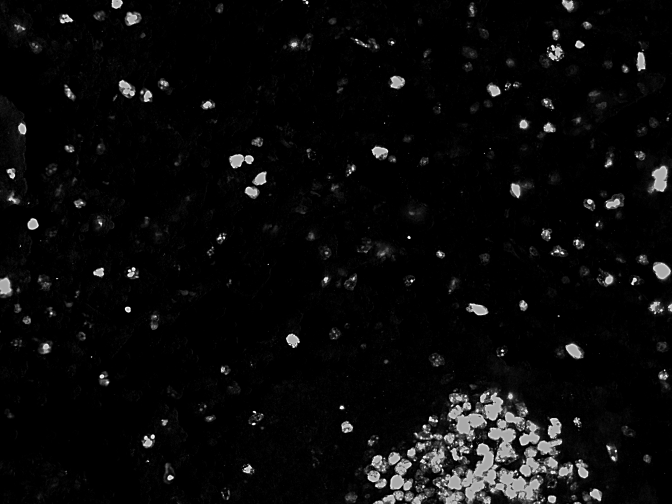
#> input picture full_pipeline/pipeline/analysis/expert_annotation/R001_X003_Y004/channels/CH_11.tif, 1344 x 1008 px (shown at 1/2 size); its folder holds only this picture in this run
$ python -i run_evaluation.py   (imports and definitions only)
#> lines starting #> are read from the running program, lines starting #| are printed output that depends on the picture; after the words box and inside, x2 and y2 are one past the last pixel; in counts of white or black regions, pixels touching at a corner belong together
#> further down, picture is the input picture: shape (1008, 1344); min 0, max 255, mean 10.4
import pickle
import numpy as np
from PIL import Image
from scipy.sparse import csr_matrix
from scipy.stats import variation
from skimage.filters import threshold_mean
from skimage.morphology import area_closing, closing, disk
from skimage.segmentation import morphological_geodesic_active_contour as MorphGAC
from sklearn.cluster import KMeans
from sklearn.decomposition import PCA
from sklearn.metrics import silhouette_score
from sklearn.preprocessing import StandardScaler
from skimage.io import imread
import bz2
from os.path import join
import glob
import os
import json
from skimage.segmentation import find_boundaries


"""
Package functions that evaluate a single segmentation method
Author: Haoran Chen
"""

# [36 lines left out: functions get_matched_fraction, get_image_channels, thresholding, fraction, not called in this run]


def foreground_separation(img_thre):
	contour_ref = img_thre.copy()
	img_thre = closing(img_thre, disk(1))

	img_thre = -img_thre + 1
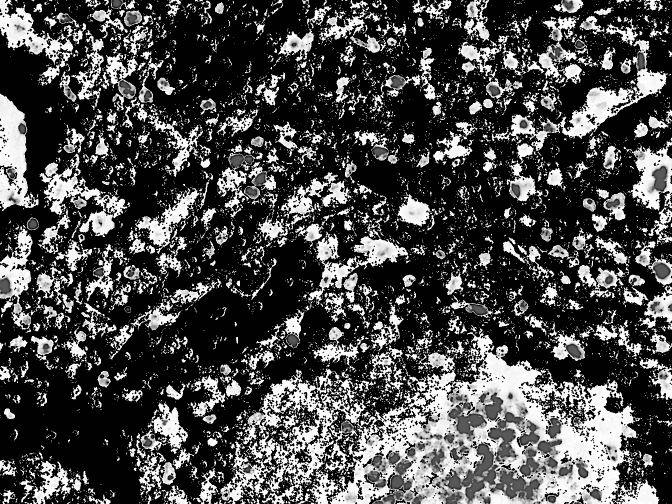
#> img_thre: shape (1008, 1344) (shown at 1/2 size); min 0, max 255, mean 74.9
	img_thre = closing(img_thre, disk(1))
	img_thre = -img_thre + 1

	img_thre = closing(img_thre, disk(10))
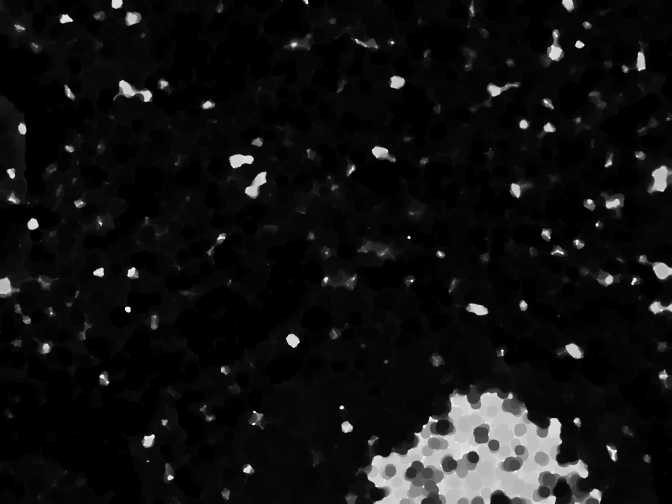
#> img_thre: shape (1008, 1344) (shown at 1/2 size); min 0, max 255, mean 17

	img_thre = -img_thre + 1
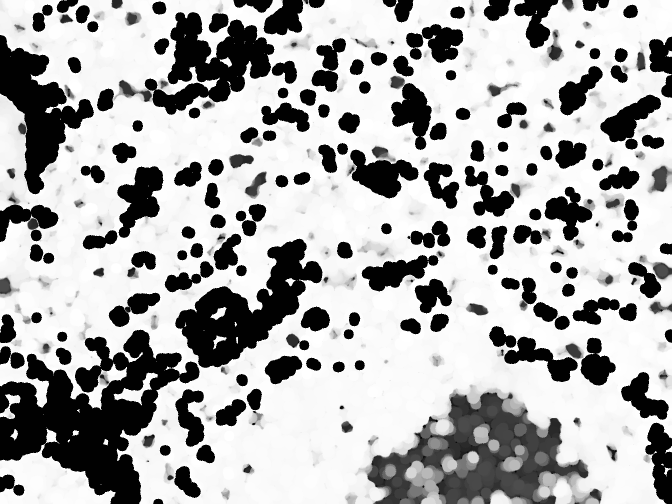
#> img_thre: shape (1008, 1344) (shown at 1/2 size); min 0, max 255, mean 173.2
	img_thre = closing(img_thre, disk(10))
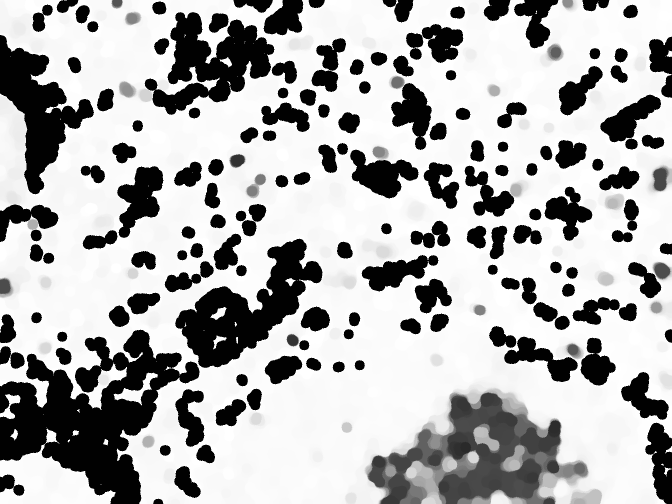
#> img_thre: shape (1008, 1344) (shown at 1/2 size); min 1, max 255, mean 177.1
	img_thre = -img_thre + 1
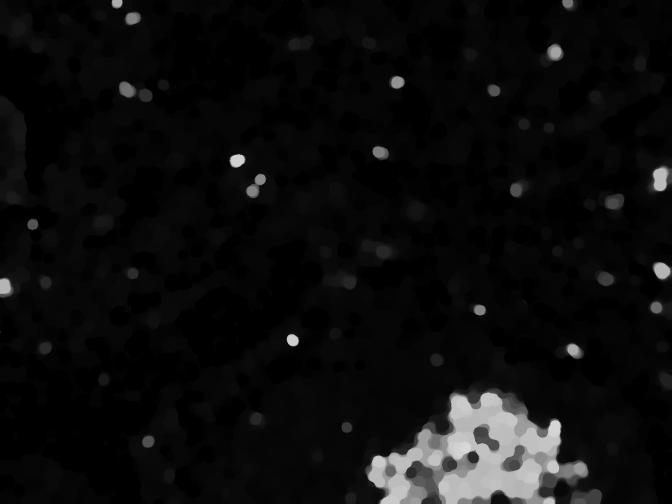
#> img_thre: shape (1008, 1344) (shown at 1/2 size); min 0, max 215, mean 13.1

	img_thre = area_closing(img_thre, 5000, connectivity=2)
	contour_ref = contour_ref.astype(float)
	img_thre = img_thre.astype(float)
	img_binary = MorphGAC(
		-contour_ref + 1, 5, -img_thre + 1, smoothing=1, balloon=0.8, threshold=0.5
	)
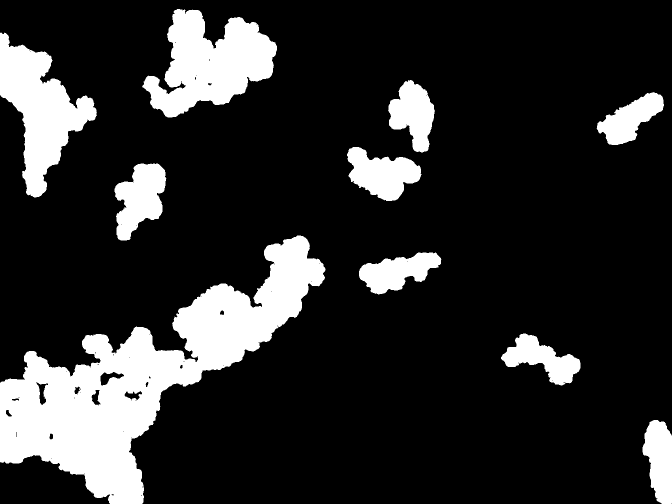
#> img_binary: shape (1008, 1344) int8 (shown at 1/2 size); values 0 (black) and 1 (white), 17.3% white; 11 white regions (1 under 20 px), largest, box (x1, y1, x2, y2) and area: (0, 471, 651, 1008) 115096, (284, 18, 554, 235) 33014, (0, 65, 194, 395) 28412
	img_binary = area_closing(img_binary, 1000, connectivity=2)
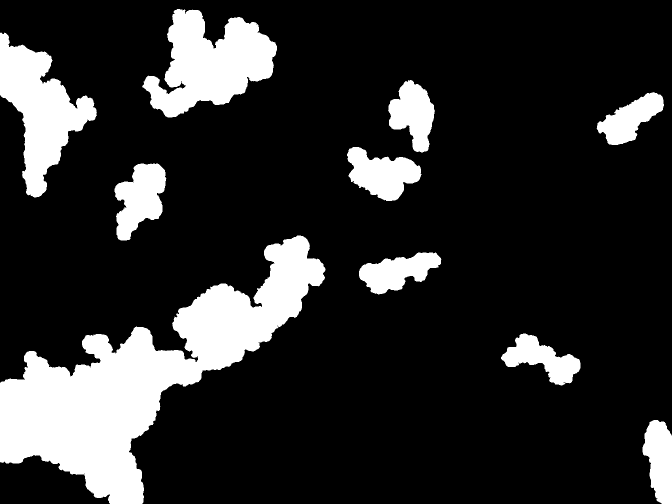
#> img_binary: shape (1008, 1344) int8 (shown at 1/2 size); values 0 (black) and 1 (white), 17.5% white; 11 white regions (1 under 20 px), largest, box (x1, y1, x2, y2) and area: (0, 471, 651, 1008) 117253, (284, 18, 554, 235) 33054, (0, 65, 194, 395) 28414

	return -img_binary + 1


# [172 lines left out: functions uniformity_CV, uniformity_fraction, foreground_uniformity, background_uniformity, cell_uniformity_CV, cell_uniformity_fraction and 4 more, not called in this run]


def compute_M(data):
	cols = np.arange(data.size)
	return csr_matrix((cols, (data.ravel(), cols)), shape=(data.max() + 1, data.size))


def get_indices_sparse(data):
	M = compute_M(data)
	return [np.unravel_index(row.data, data.shape) for row in M]


# [272 lines left out: functions get_indexed_mask, flatten_dict, get_quality_score, get_indexed_mask, get_boundary, get_matched_cells and 4 more, not called in this run]

>>> import cv2
>>> picture = cv2.imread('../../full_pipeline/pipeline/analysis/expert_annotation/R001_X003_Y004/channels/CH_11.tif', cv2.IMREAD_GRAYSCALE)
>>> result = foreground_separation(picture)

$ run again, on full_pipeline/pipeline/analysis/expert_annotation/R001_X003_Y004/channels/CH_19.tif
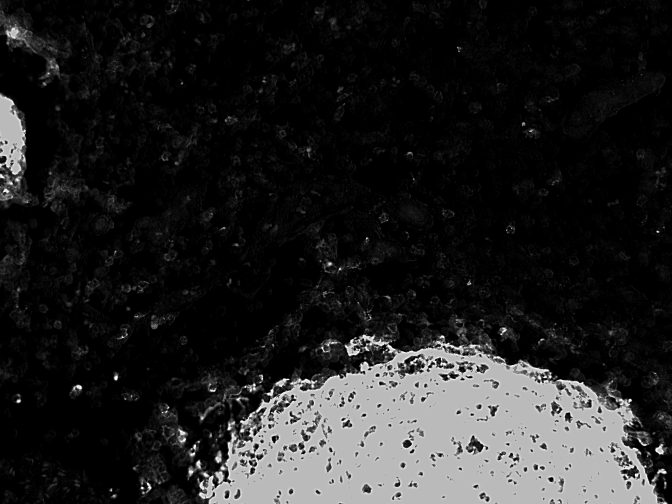
#> input picture full_pipeline/pipeline/analysis/expert_annotation/R001_X003_Y004/channels/CH_19.tif, 1344 x 1008 px (shown at 1/2 size)
#> picture is the input picture: shape (1008, 1344); min 0, max 255, mean 34.3
#> in foreground_separation, `img_binary = MorphGAC( -contour_ref + 1, 5, -img_thre + 1, smoothing=1..`:
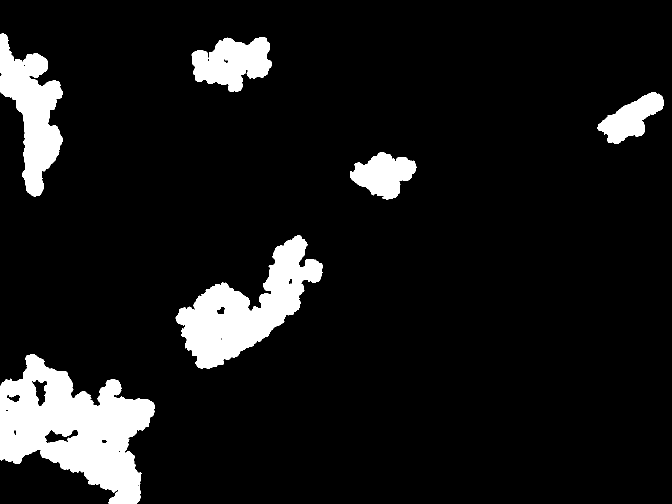
#> img_binary: shape (1008, 1344) int8 (shown at 1/2 size); values 0 (black) and 1 (white), 9.5% white; 6 white regions, box (x1, y1, x2, y2) and area: (0, 709, 310, 1008) 50236, (351, 470, 645, 738) 32041, (0, 67, 126, 393) 20099, (383, 75, 544, 184) 11445, (700, 304, 833, 399) 7618, (1195, 185, 1328, 288) 6734
#> in foreground_separation, `return -img_binary + 1`:
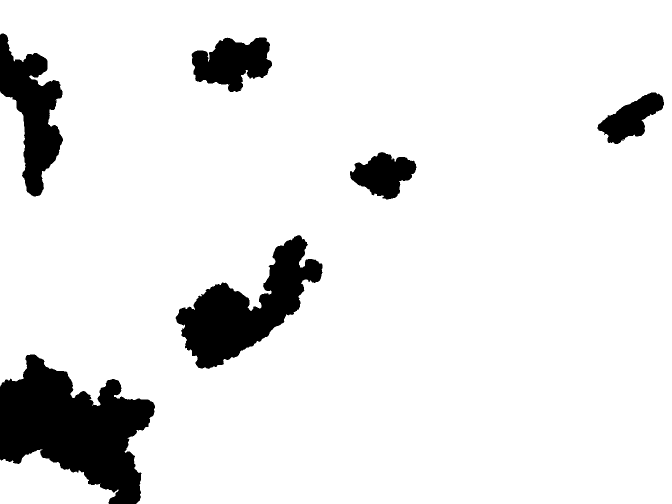
#> returned value: shape (1008, 1344) int8 (shown at 1/2 size); values 0 (black) and 1 (white), 90.4% white; 6 black regions, box (x1, y1, x2, y2) and area: (0, 709, 310, 1008) 52381, (351, 470, 645, 738) 32306, (0, 67, 126, 393) 20133, (383, 75, 544, 184) 11493, (700, 304, 833, 399) 7620, (1195, 185, 1328, 288) 6734

$ run again, on full_pipeline/pipeline/analysis/expert_annotation/R001_X003_Y004/channels/CH_20.tif
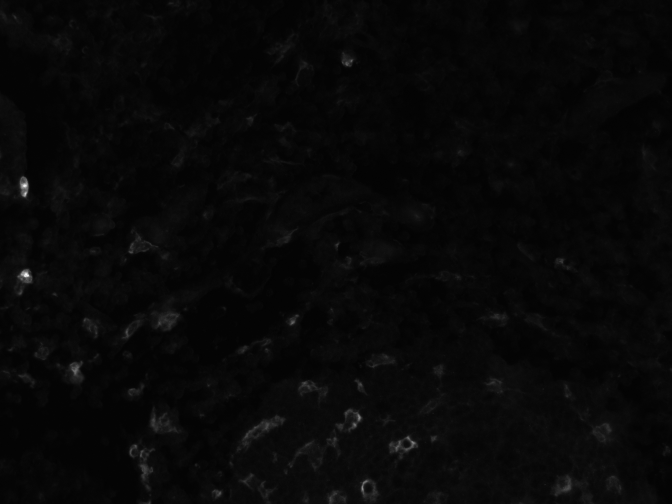
#> input picture full_pipeline/pipeline/analysis/expert_annotation/R001_X003_Y004/channels/CH_20.tif, 1344 x 1008 px (shown at 1/2 size)
#> picture is the input picture: shape (1008, 1344); min 2, max 255, mean 7.9
#> in foreground_separation, `img_thre = -img_thre + 1`:
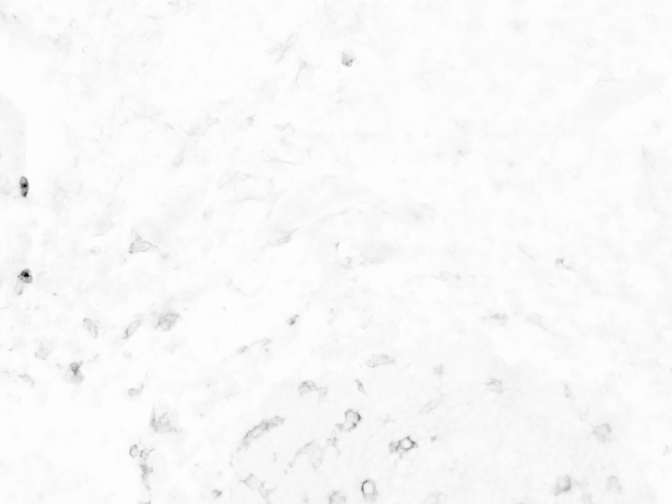
#> img_thre: shape (1008, 1344) (shown at 1/2 size); min 2, max 254, mean 248.8
#> in foreground_separation, `img_thre = img_thre.astype(float)`:
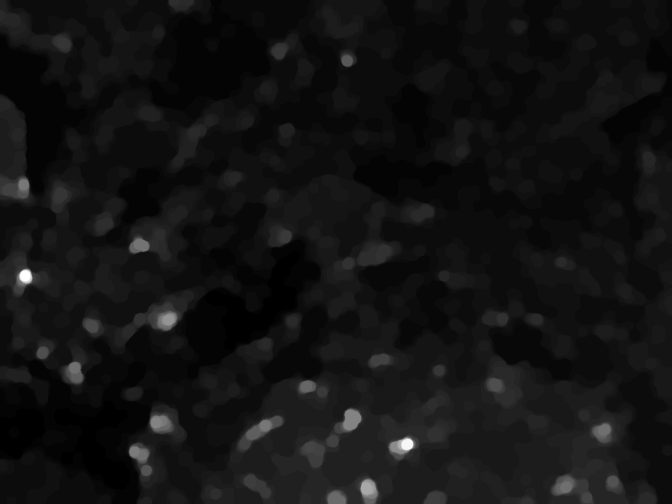
#> img_thre: shape (1008, 1344) float64 (shown at 1/2 size); min 4, max 66, mean 8.6; drawn with min black and max white
#> img_binary: shape (1008, 1344) int8; every value is 0

$ run again, on full_pipeline/pipeline/analysis/expert_annotation/R001_X003_Y004/channels/CH_24.tif
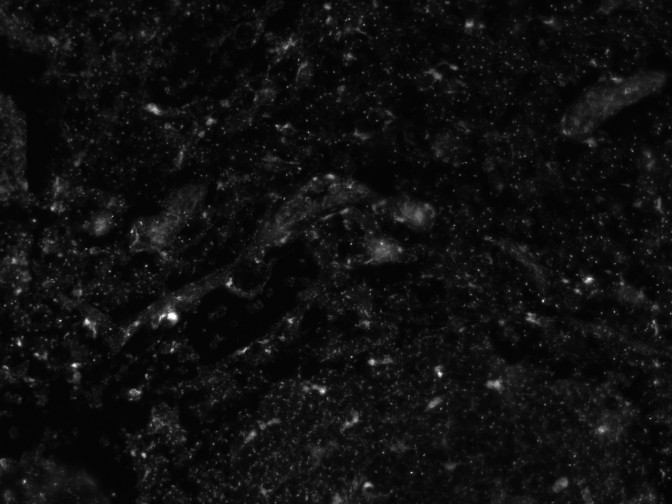
#> input picture full_pipeline/pipeline/analysis/expert_annotation/R001_X003_Y004/channels/CH_24.tif, 1344 x 1008 px (shown at 1/2 size)
#> picture is the input picture: shape (1008, 1344); min 2, max 255, mean 15.5
#> in foreground_separation, `img_thre = -img_thre + 1`:
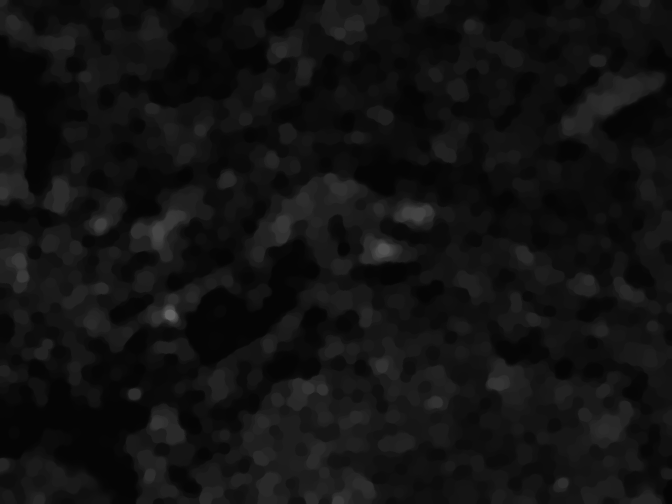
#> img_thre: shape (1008, 1344) (shown at 1/2 size); min 5, max 100, mean 17.9
#> img_binary: shape (1008, 1344) int8; every value is 0
